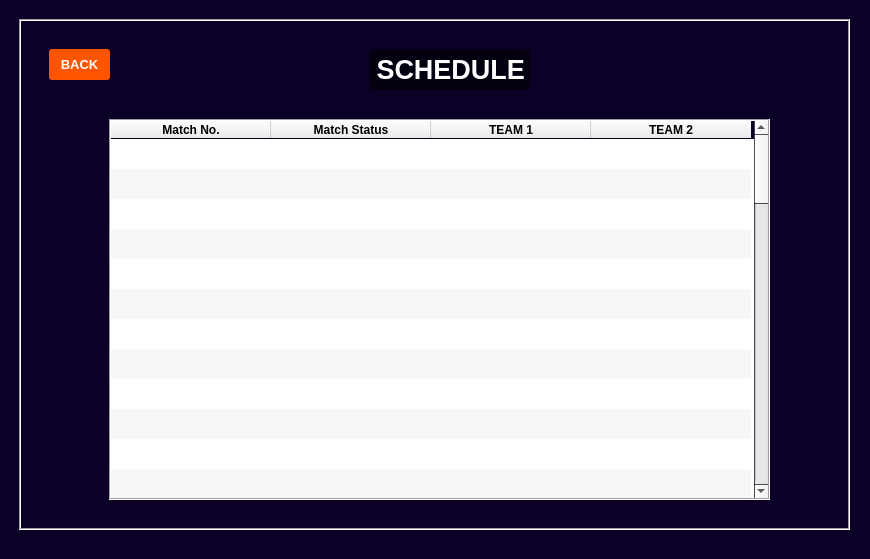
<?xml version="1.0" encoding="UTF-8"?>
<ui version="4.0">
 <class>MainWindow_scheduleOU</class>
 <widget class="QMainWindow" name="MainWindow_scheduleOU">
  <property name="geometry">
   <rect>
    <x>0</x>
    <y>0</y>
    <width>870</width>
    <height>559</height>
   </rect>
  </property>
  <property name="palette">
   <palette>
    <active>
     <colorrole role="Base">
      <brush brushstyle="SolidPattern">
       <color alpha="255">
        <red>255</red>
        <green>255</green>
        <blue>255</blue>
       </color>
      </brush>
     </colorrole>
     <colorrole role="Window">
      <brush brushstyle="SolidPattern">
       <color alpha="255">
        <red>12</red>
        <green>0</green>
        <blue>38</blue>
       </color>
      </brush>
     </colorrole>
    </active>
    <inactive>
     <colorrole role="Base">
      <brush brushstyle="SolidPattern">
       <color alpha="255">
        <red>255</red>
        <green>255</green>
        <blue>255</blue>
       </color>
      </brush>
     </colorrole>
     <colorrole role="Window">
      <brush brushstyle="SolidPattern">
       <color alpha="255">
        <red>12</red>
        <green>0</green>
        <blue>38</blue>
       </color>
      </brush>
     </colorrole>
    </inactive>
    <disabled>
     <colorrole role="Base">
      <brush brushstyle="SolidPattern">
       <color alpha="255">
        <red>12</red>
        <green>0</green>
        <blue>38</blue>
       </color>
      </brush>
     </colorrole>
     <colorrole role="Window">
      <brush brushstyle="SolidPattern">
       <color alpha="255">
        <red>12</red>
        <green>0</green>
        <blue>38</blue>
       </color>
      </brush>
     </colorrole>
    </disabled>
   </palette>
  </property>
  <property name="windowTitle">
   <string>MainWindow</string>
  </property>
  <widget class="QWidget" name="centralwidget">
   <widget class="QFrame" name="frame">
    <property name="geometry">
     <rect>
      <x>19</x>
      <y>19</y>
      <width>831</width>
      <height>511</height>
     </rect>
    </property>
    <property name="styleSheet">
     <string notr="true"/>
    </property>
    <property name="frameShape">
     <enum>QFrame::Box</enum>
    </property>
    <property name="frameShadow">
     <enum>QFrame::Sunken</enum>
    </property>
    <widget class="QLabel" name="label">
     <property name="geometry">
      <rect>
       <x>10</x>
       <y>10</y>
       <width>811</width>
       <height>491</height>
      </rect>
     </property>
     <property name="text">
      <string/>
     </property>
     <property name="pixmap">
      <pixmap>images/ux-design-studio-by-thence-designing-for-outcomes-not-outputs-3943.jpg</pixmap>
     </property>
     <property name="scaledContents">
      <bool>true</bool>
     </property>
     <property name="wordWrap">
      <bool>true</bool>
     </property>
    </widget>
    <widget class="QPushButton" name="pushButton_back">
     <property name="geometry">
      <rect>
       <x>30</x>
       <y>30</y>
       <width>61</width>
       <height>31</height>
      </rect>
     </property>
     <property name="palette">
      <palette>
       <active>
        <colorrole role="WindowText">
         <brush brushstyle="SolidPattern">
          <color alpha="255">
           <red>255</red>
           <green>255</green>
           <blue>255</blue>
          </color>
         </brush>
        </colorrole>
        <colorrole role="Button">
         <brush brushstyle="SolidPattern">
          <color alpha="255">
           <red>255</red>
           <green>85</green>
           <blue>0</blue>
          </color>
         </brush>
        </colorrole>
        <colorrole role="Text">
         <brush brushstyle="SolidPattern">
          <color alpha="255">
           <red>255</red>
           <green>255</green>
           <blue>255</blue>
          </color>
         </brush>
        </colorrole>
        <colorrole role="ButtonText">
         <brush brushstyle="SolidPattern">
          <color alpha="255">
           <red>255</red>
           <green>255</green>
           <blue>255</blue>
          </color>
         </brush>
        </colorrole>
        <colorrole role="Base">
         <brush brushstyle="SolidPattern">
          <color alpha="255">
           <red>255</red>
           <green>85</green>
           <blue>0</blue>
          </color>
         </brush>
        </colorrole>
        <colorrole role="Window">
         <brush brushstyle="SolidPattern">
          <color alpha="255">
           <red>255</red>
           <green>85</green>
           <blue>0</blue>
          </color>
         </brush>
        </colorrole>
       </active>
       <inactive>
        <colorrole role="WindowText">
         <brush brushstyle="SolidPattern">
          <color alpha="255">
           <red>255</red>
           <green>255</green>
           <blue>255</blue>
          </color>
         </brush>
        </colorrole>
        <colorrole role="Button">
         <brush brushstyle="SolidPattern">
          <color alpha="255">
           <red>255</red>
           <green>85</green>
           <blue>0</blue>
          </color>
         </brush>
        </colorrole>
        <colorrole role="Text">
         <brush brushstyle="SolidPattern">
          <color alpha="255">
           <red>255</red>
           <green>255</green>
           <blue>255</blue>
          </color>
         </brush>
        </colorrole>
        <colorrole role="ButtonText">
         <brush brushstyle="SolidPattern">
          <color alpha="255">
           <red>255</red>
           <green>255</green>
           <blue>255</blue>
          </color>
         </brush>
        </colorrole>
        <colorrole role="Base">
         <brush brushstyle="SolidPattern">
          <color alpha="255">
           <red>255</red>
           <green>85</green>
           <blue>0</blue>
          </color>
         </brush>
        </colorrole>
        <colorrole role="Window">
         <brush brushstyle="SolidPattern">
          <color alpha="255">
           <red>255</red>
           <green>85</green>
           <blue>0</blue>
          </color>
         </brush>
        </colorrole>
       </inactive>
       <disabled>
        <colorrole role="WindowText">
         <brush brushstyle="SolidPattern">
          <color alpha="255">
           <red>255</red>
           <green>255</green>
           <blue>255</blue>
          </color>
         </brush>
        </colorrole>
        <colorrole role="Button">
         <brush brushstyle="SolidPattern">
          <color alpha="255">
           <red>255</red>
           <green>85</green>
           <blue>0</blue>
          </color>
         </brush>
        </colorrole>
        <colorrole role="Text">
         <brush brushstyle="SolidPattern">
          <color alpha="255">
           <red>255</red>
           <green>255</green>
           <blue>255</blue>
          </color>
         </brush>
        </colorrole>
        <colorrole role="ButtonText">
         <brush brushstyle="SolidPattern">
          <color alpha="255">
           <red>255</red>
           <green>255</green>
           <blue>255</blue>
          </color>
         </brush>
        </colorrole>
        <colorrole role="Base">
         <brush brushstyle="SolidPattern">
          <color alpha="255">
           <red>255</red>
           <green>85</green>
           <blue>0</blue>
          </color>
         </brush>
        </colorrole>
        <colorrole role="Window">
         <brush brushstyle="SolidPattern">
          <color alpha="255">
           <red>255</red>
           <green>85</green>
           <blue>0</blue>
          </color>
         </brush>
        </colorrole>
       </disabled>
      </palette>
     </property>
     <property name="font">
      <font>
       <pointsize>10</pointsize>
       <weight>75</weight>
       <bold>true</bold>
      </font>
     </property>
     <property name="autoFillBackground">
      <bool>false</bool>
     </property>
     <property name="styleSheet">
      <string notr="true">QPushButton{
  border-style: outset;	
  color: rgb(255, 255, 255);
  text-shadow: 2px 2px 2px red;
  background-color: rgb(255, 85, 0);
  border-radius: 3px;
}</string>
     </property>
     <property name="text">
      <string>BACK</string>
     </property>
    </widget>
    <widget class="QLabel" name="label_16">
     <property name="geometry">
      <rect>
       <x>350</x>
       <y>30</y>
       <width>161</width>
       <height>41</height>
      </rect>
     </property>
     <property name="palette">
      <palette>
       <active>
        <colorrole role="WindowText">
         <brush brushstyle="SolidPattern">
          <color alpha="255">
           <red>255</red>
           <green>255</green>
           <blue>255</blue>
          </color>
         </brush>
        </colorrole>
        <colorrole role="Button">
         <brush brushstyle="SolidPattern">
          <color alpha="153">
           <red>0</red>
           <green>0</green>
           <blue>0</blue>
          </color>
         </brush>
        </colorrole>
        <colorrole role="Base">
         <brush brushstyle="SolidPattern">
          <color alpha="153">
           <red>0</red>
           <green>0</green>
           <blue>0</blue>
          </color>
         </brush>
        </colorrole>
        <colorrole role="Window">
         <brush brushstyle="SolidPattern">
          <color alpha="153">
           <red>0</red>
           <green>0</green>
           <blue>0</blue>
          </color>
         </brush>
        </colorrole>
       </active>
       <inactive>
        <colorrole role="WindowText">
         <brush brushstyle="SolidPattern">
          <color alpha="255">
           <red>255</red>
           <green>255</green>
           <blue>255</blue>
          </color>
         </brush>
        </colorrole>
        <colorrole role="Button">
         <brush brushstyle="SolidPattern">
          <color alpha="153">
           <red>0</red>
           <green>0</green>
           <blue>0</blue>
          </color>
         </brush>
        </colorrole>
        <colorrole role="Base">
         <brush brushstyle="SolidPattern">
          <color alpha="153">
           <red>0</red>
           <green>0</green>
           <blue>0</blue>
          </color>
         </brush>
        </colorrole>
        <colorrole role="Window">
         <brush brushstyle="SolidPattern">
          <color alpha="153">
           <red>0</red>
           <green>0</green>
           <blue>0</blue>
          </color>
         </brush>
        </colorrole>
       </inactive>
       <disabled>
        <colorrole role="WindowText">
         <brush brushstyle="SolidPattern">
          <color alpha="255">
           <red>120</red>
           <green>120</green>
           <blue>120</blue>
          </color>
         </brush>
        </colorrole>
        <colorrole role="Button">
         <brush brushstyle="SolidPattern">
          <color alpha="153">
           <red>0</red>
           <green>0</green>
           <blue>0</blue>
          </color>
         </brush>
        </colorrole>
        <colorrole role="Base">
         <brush brushstyle="SolidPattern">
          <color alpha="153">
           <red>0</red>
           <green>0</green>
           <blue>0</blue>
          </color>
         </brush>
        </colorrole>
        <colorrole role="Window">
         <brush brushstyle="SolidPattern">
          <color alpha="153">
           <red>0</red>
           <green>0</green>
           <blue>0</blue>
          </color>
         </brush>
        </colorrole>
       </disabled>
      </palette>
     </property>
     <property name="font">
      <font>
       <pointsize>20</pointsize>
       <weight>75</weight>
       <bold>true</bold>
       <underline>false</underline>
       <strikeout>false</strikeout>
       <kerning>true</kerning>
      </font>
     </property>
     <property name="styleSheet">
      <string notr="true">background-color: rgba(0, 0, 0, 0.6);
border-radius:5px;</string>
     </property>
     <property name="text">
      <string> SCHEDULE </string>
     </property>
    </widget>
    <widget class="QTableWidget" name="tableWidget_scheduleOU">
     <property name="geometry">
      <rect>
       <x>90</x>
       <y>100</y>
       <width>661</width>
       <height>381</height>
      </rect>
     </property>
     <property name="sizePolicy">
      <sizepolicy hsizetype="Expanding" vsizetype="Expanding">
       <horstretch>0</horstretch>
       <verstretch>0</verstretch>
      </sizepolicy>
     </property>
     <property name="font">
      <font>
       <weight>75</weight>
       <bold>true</bold>
      </font>
     </property>
     <property name="autoFillBackground">
      <bool>false</bool>
     </property>
     <property name="frameShape">
      <enum>QFrame::Box</enum>
     </property>
     <property name="editTriggers">
      <set>QAbstractItemView::AnyKeyPressed|QAbstractItemView::DoubleClicked|QAbstractItemView::EditKeyPressed</set>
     </property>
     <property name="dragEnabled">
      <bool>true</bool>
     </property>
     <property name="dragDropMode">
      <enum>QAbstractItemView::NoDragDrop</enum>
     </property>
     <property name="alternatingRowColors">
      <bool>true</bool>
     </property>
     <property name="selectionMode">
      <enum>QAbstractItemView::SingleSelection</enum>
     </property>
     <property name="selectionBehavior">
      <enum>QAbstractItemView::SelectRows</enum>
     </property>
     <property name="iconSize">
      <size>
       <width>0</width>
       <height>0</height>
      </size>
     </property>
     <property name="showGrid">
      <bool>false</bool>
     </property>
     <property name="gridStyle">
      <enum>Qt::NoPen</enum>
     </property>
     <property name="sortingEnabled">
      <bool>false</bool>
     </property>
     <property name="rowCount">
      <number>56</number>
     </property>
     <property name="columnCount">
      <number>4</number>
     </property>
     <attribute name="horizontalHeaderCascadingSectionResizes">
      <bool>true</bool>
     </attribute>
     <attribute name="horizontalHeaderDefaultSectionSize">
      <number>160</number>
     </attribute>
     <attribute name="horizontalHeaderShowSortIndicator" stdset="0">
      <bool>false</bool>
     </attribute>
     <attribute name="horizontalHeaderStretchLastSection">
      <bool>false</bool>
     </attribute>
     <attribute name="verticalHeaderVisible">
      <bool>false</bool>
     </attribute>
     <row>
      <property name="text">
       <string>1</string>
      </property>
     </row>
     <row>
      <property name="text">
       <string>2</string>
      </property>
     </row>
     <row>
      <property name="text">
       <string>3</string>
      </property>
     </row>
     <row>
      <property name="text">
       <string>4</string>
      </property>
     </row>
     <row>
      <property name="text">
       <string>5</string>
      </property>
     </row>
     <row/>
     <row/>
     <row/>
     <row/>
     <row/>
     <row/>
     <row/>
     <row/>
     <row/>
     <row/>
     <row/>
     <row/>
     <row/>
     <row/>
     <row/>
     <row/>
     <row/>
     <row/>
     <row/>
     <row/>
     <row/>
     <row/>
     <row/>
     <row/>
     <row/>
     <row/>
     <row/>
     <row/>
     <row/>
     <row/>
     <row/>
     <row/>
     <row/>
     <row/>
     <row/>
     <row/>
     <row/>
     <row/>
     <row/>
     <row/>
     <row/>
     <row/>
     <row/>
     <row/>
     <row/>
     <row/>
     <row/>
     <row/>
     <row/>
     <row/>
     <row/>
     <column>
      <property name="text">
       <string>Match No.</string>
      </property>
     </column>
     <column>
      <property name="text">
       <string>Match Status</string>
      </property>
     </column>
     <column>
      <property name="text">
       <string>TEAM 1</string>
      </property>
     </column>
     <column>
      <property name="text">
       <string>TEAM 2</string>
      </property>
     </column>
    </widget>
   </widget>
   <widget class="QLabel" name="label_3">
    <property name="geometry">
     <rect>
      <x>0</x>
      <y>-30</y>
      <width>870</width>
      <height>611</height>
     </rect>
    </property>
    <property name="text">
     <string/>
    </property>
    <property name="pixmap">
     <pixmap>images/0c0026.png</pixmap>
    </property>
    <property name="scaledContents">
     <bool>true</bool>
    </property>
   </widget>
   <zorder>label_3</zorder>
   <zorder>frame</zorder>
  </widget>
 </widget>
 <resources/>
 <connections/>
</ui>
